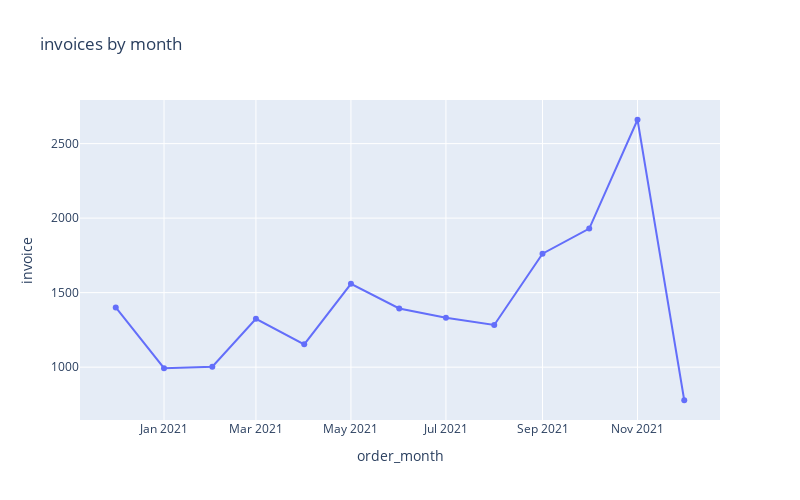

Notebook code for this chart:
### Markdown cell above
#### Grouping the invoice data by month, it can be seen in the line graph that there is a large number of invoices in the month of November. This may correspond to the seasonality of purchases for the Christmas party, since afterwards a pronounced decrease in the number of invoices is observed.

### Code cell
invoice= sales.groupby('order_month', as_index=False, sort=True).agg({"invoice": "count"})
fig = px.line(data_frame=invoice, x='order_month', y='invoice', markers=True, title='invoices by month', width=800, height=500)

fig.show()

### Figure 1 — Plotly figure (JSON) as saved in the notebook; plotly's stock layout.template omitted (floating-point values rounded to 4 significant figures)
{"data": [{"hovertemplate": "order_month=%{x}<br>invoice=%{y}<extra></extra>", "legendgroup": "", "line": {"color": "#636efa", "dash": "solid"}, "marker": {"symbol": "circle"}, "mode": "markers+lines", "name": "", "orientation": "v", "showlegend": false, "type": "scatter", "x": ["2020-12", "2021-01", "2021-02", "2021-03", "2021-04", "2021-05", "2021-06", "2021-07", "2021-08", "2021-09", "2021-10", "2021-11", "2021-12"], "xaxis": "x", "y": [1401, 993, 1003, 1324, 1153, 1559, 1394, 1331, 1283, 1761, 1930, 2660, 778], "yaxis": "y"}], "layout": {"height": 500, "legend": {"tracegroupgap": 0}, "title": {"text": "invoices by month"}, "width": 800, "xaxis": {"anchor": "y", "domain": [0, 1], "title": {"text": "order_month"}}, "yaxis": {"anchor": "x", "domain": [0, 1], "title": {"text": "invoice"}}}}
